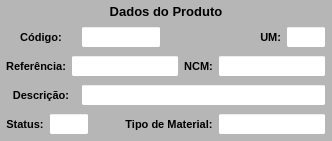
        <widget class="QWidget" name="widget_Cor1" native="true">
         <property name="sizePolicy">
          <sizepolicy hsizetype="Preferred" vsizetype="Preferred">
           <horstretch>0</horstretch>
           <verstretch>0</verstretch>
          </sizepolicy>
         </property>
         <property name="minimumSize">
          <size>
           <width>0</width>
           <height>0</height>
          </size>
         </property>
         <property name="maximumSize">
          <size>
           <width>430</width>
           <height>16777215</height>
          </size>
         </property>
         <property name="styleSheet">
          <string notr="true">background-color: rgb(182, 182, 182);</string>
         </property>
         <layout class="QVBoxLayout" name="verticalLayout_8">
          <property name="spacing">
           <number>1</number>
          </property>
          <property name="leftMargin">
           <number>1</number>
          </property>
          <property name="topMargin">
           <number>1</number>
          </property>
          <property name="rightMargin">
           <number>1</number>
          </property>
          <property name="bottomMargin">
           <number>3</number>
          </property>
          <item>
           <widget class="QWidget" name="widget_28" native="true">
            <property name="minimumSize">
             <size>
              <width>0</width>
              <height>0</height>
             </size>
            </property>
            <property name="maximumSize">
             <size>
              <width>16777215</width>
              <height>25</height>
             </size>
            </property>
            <property name="styleSheet">
             <string notr="true"/>
            </property>
            <layout class="QHBoxLayout" name="horizontalLayout_22">
             <property name="spacing">
              <number>3</number>
             </property>
             <property name="leftMargin">
              <number>3</number>
             </property>
             <property name="topMargin">
              <number>3</number>
             </property>
             <property name="rightMargin">
              <number>3</number>
             </property>
             <property name="bottomMargin">
              <number>3</number>
             </property>
             <item>
              <widget class="QLabel" name="label_53">
               <property name="maximumSize">
                <size>
                 <width>16777215</width>
                 <height>16777215</height>
                </size>
               </property>
               <property name="font">
                <font>
                 <pointsize>10</pointsize>
                 <weight>75</weight>
                 <bold>true</bold>
                </font>
               </property>
               <property name="text">
                <string>Dados do Produto</string>
               </property>
               <property name="alignment">
                <set>Qt::AlignCenter</set>
               </property>
              </widget>
             </item>
            </layout>
           </widget>
          </item>
          <item>
           <widget class="QWidget" name="widget_29" native="true">
            <property name="minimumSize">
             <size>
              <width>0</width>
              <height>0</height>
             </size>
            </property>
            <property name="maximumSize">
             <size>
              <width>16777215</width>
              <height>30</height>
             </size>
            </property>
            <property name="styleSheet">
             <string notr="true"/>
            </property>
            <layout class="QHBoxLayout" name="horizontalLayout_25">
             <property name="spacing">
              <number>5</number>
             </property>
             <property name="leftMargin">
              <number>5</number>
             </property>
             <property name="topMargin">
              <number>3</number>
             </property>
             <property name="rightMargin">
              <number>5</number>
             </property>
             <property name="bottomMargin">
              <number>3</number>
             </property>
             <item>
              <widget class="QLabel" name="label_57">
               <property name="minimumSize">
                <size>
                 <width>0</width>
                 <height>0</height>
                </size>
               </property>
               <property name="maximumSize">
                <size>
                 <width>70</width>
                 <height>16777215</height>
                </size>
               </property>
               <property name="font">
                <font>
                 <pointsize>8</pointsize>
                 <weight>75</weight>
                 <bold>true</bold>
                </font>
               </property>
               <property name="text">
                <string>Código:</string>
               </property>
               <property name="alignment">
                <set>Qt::AlignCenter</set>
               </property>
              </widget>
             </item>
             <item>
              <widget class="QLineEdit" name="line_Codigo_Estrut">
               <property name="sizePolicy">
                <sizepolicy hsizetype="Preferred" vsizetype="Preferred">
                 <horstretch>0</horstretch>
                 <verstretch>0</verstretch>
                </sizepolicy>
               </property>
               <property name="minimumSize">
                <size>
                 <width>0</width>
                 <height>0</height>
                </size>
               </property>
               <property name="maximumSize">
                <size>
                 <width>80</width>
                 <height>16777215</height>
                </size>
               </property>
               <property name="font">
                <font>
                 <pointsize>8</pointsize>
                </font>
               </property>
               <property name="styleSheet">
                <string notr="true">background-color: rgb(255, 255, 255);</string>
               </property>
               <property name="alignment">
                <set>Qt::AlignCenter</set>
               </property>
               <property name="placeholderText">
                <string/>
               </property>
              </widget>
             </item>
             <item>
              <widget class="QLabel" name="label_7">
               <property name="text">
                <string/>
               </property>
              </widget>
             </item>
             <item>
              <widget class="QLabel" name="label_23">
               <property name="minimumSize">
                <size>
                 <width>0</width>
                 <height>0</height>
                </size>
               </property>
               <property name="maximumSize">
                <size>
                 <width>30</width>
                 <height>16777215</height>
                </size>
               </property>
               <property name="font">
                <font>
                 <pointsize>8</pointsize>
                 <weight>75</weight>
                 <bold>true</bold>
                </font>
               </property>
               <property name="text">
                <string>UM:</string>
               </property>
               <property name="alignment">
                <set>Qt::AlignRight|Qt::AlignTrailing|Qt::AlignVCenter</set>
               </property>
              </widget>
             </item>
             <item>
              <widget class="QLineEdit" name="line_UM_Estrut">
               <property name="sizePolicy">
                <sizepolicy hsizetype="Preferred" vsizetype="Preferred">
                 <horstretch>0</horstretch>
                 <verstretch>0</verstretch>
                </sizepolicy>
               </property>
               <property name="minimumSize">
                <size>
                 <width>0</width>
                 <height>0</height>
                </size>
               </property>
               <property name="maximumSize">
                <size>
                 <width>40</width>
                 <height>16777215</height>
                </size>
               </property>
               <property name="font">
                <font>
                 <pointsize>8</pointsize>
                </font>
               </property>
               <property name="styleSheet">
                <string notr="true">background-color: rgb(255, 255, 255);</string>
               </property>
               <property name="alignment">
                <set>Qt::AlignCenter</set>
               </property>
              </widget>
             </item>
            </layout>
           </widget>
          </item>
          <item>
           <widget class="QWidget" name="widget_31" native="true">
            <property name="minimumSize">
             <size>
              <width>0</width>
              <height>0</height>
             </size>
            </property>
            <property name="maximumSize">
             <size>
              <width>16777215</width>
              <height>30</height>
             </size>
            </property>
            <property name="styleSheet">
             <string notr="true"/>
            </property>
            <layout class="QHBoxLayout" name="horizontalLayout_27">
             <property name="spacing">
              <number>5</number>
             </property>
             <property name="leftMargin">
              <number>5</number>
             </property>
             <property name="topMargin">
              <number>3</number>
             </property>
             <property name="rightMargin">
              <number>5</number>
             </property>
             <property name="bottomMargin">
              <number>3</number>
             </property>
             <item>
              <widget class="QLabel" name="label_58">
               <property name="minimumSize">
                <size>
                 <width>0</width>
                 <height>0</height>
                </size>
               </property>
               <property name="maximumSize">
                <size>
                 <width>70</width>
                 <height>16777215</height>
                </size>
               </property>
               <property name="font">
                <font>
                 <pointsize>8</pointsize>
                 <weight>75</weight>
                 <bold>true</bold>
                </font>
               </property>
               <property name="text">
                <string>Referência:</string>
               </property>
               <property name="alignment">
                <set>Qt::AlignCenter</set>
               </property>
              </widget>
             </item>
             <item>
              <widget class="QLineEdit" name="line_Referencia_Estrut">
               <property name="sizePolicy">
                <sizepolicy hsizetype="Preferred" vsizetype="Preferred">
                 <horstretch>0</horstretch>
                 <verstretch>0</verstretch>
                </sizepolicy>
               </property>
               <property name="minimumSize">
                <size>
                 <width>0</width>
                 <height>0</height>
                </size>
               </property>
               <property name="maximumSize">
                <size>
                 <width>16777215</width>
                 <height>16777215</height>
                </size>
               </property>
               <property name="font">
                <font>
                 <pointsize>8</pointsize>
                </font>
               </property>
               <property name="cursor">
                <cursorShape>IBeamCursor</cursorShape>
               </property>
               <property name="styleSheet">
                <string notr="true">background-color: rgb(255, 255, 255);</string>
               </property>
               <property name="inputMask">
                <string/>
               </property>
               <property name="text">
                <string/>
               </property>
               <property name="maxLength">
                <number>20</number>
               </property>
               <property name="frame">
                <bool>true</bool>
               </property>
               <property name="echoMode">
                <enum>QLineEdit::Normal</enum>
               </property>
               <property name="alignment">
                <set>Qt::AlignCenter</set>
               </property>
              </widget>
             </item>
             <item>
              <widget class="QLabel" name="label_62">
               <property name="minimumSize">
                <size>
                 <width>0</width>
                 <height>0</height>
                </size>
               </property>
               <property name="maximumSize">
                <size>
                 <width>40</width>
                 <height>16777215</height>
                </size>
               </property>
               <property name="font">
                <font>
                 <pointsize>8</pointsize>
                 <weight>75</weight>
                 <bold>true</bold>
                </font>
               </property>
               <property name="text">
                <string>NCM:</string>
               </property>
               <property name="alignment">
                <set>Qt::AlignCenter</set>
               </property>
              </widget>
             </item>
             <item>
              <widget class="QLineEdit" name="line_NCM_Estrut">
               <property name="sizePolicy">
                <sizepolicy hsizetype="Preferred" vsizetype="Preferred">
                 <horstretch>0</horstretch>
                 <verstretch>0</verstretch>
                </sizepolicy>
               </property>
               <property name="minimumSize">
                <size>
                 <width>0</width>
                 <height>0</height>
                </size>
               </property>
               <property name="maximumSize">
                <size>
                 <width>120</width>
                 <height>16777215</height>
                </size>
               </property>
               <property name="font">
                <font>
                 <pointsize>8</pointsize>
                </font>
               </property>
               <property name="styleSheet">
                <string notr="true">background-color: rgb(255, 255, 255);</string>
               </property>
               <property name="alignment">
                <set>Qt::AlignCenter</set>
               </property>
              </widget>
             </item>
            </layout>
           </widget>
          </item>
          <item>
           <widget class="QWidget" name="widget_30" native="true">
            <property name="minimumSize">
             <size>
              <width>0</width>
              <height>0</height>
             </size>
            </property>
            <property name="maximumSize">
             <size>
              <width>16777215</width>
              <height>30</height>
             </size>
            </property>
            <property name="styleSheet">
             <string notr="true"/>
            </property>
            <layout class="QHBoxLayout" name="horizontalLayout_26">
             <property name="spacing">
              <number>5</number>
             </property>
             <property name="leftMargin">
              <number>5</number>
             </property>
             <property name="topMargin">
              <number>3</number>
             </property>
             <property name="rightMargin">
              <number>5</number>
             </property>
             <property name="bottomMargin">
              <number>3</number>
             </property>
             <item>
              <widget class="QLabel" name="label_59">
               <property name="minimumSize">
                <size>
                 <width>0</width>
                 <height>0</height>
                </size>
               </property>
               <property name="maximumSize">
                <size>
                 <width>70</width>
                 <height>16777215</height>
                </size>
               </property>
               <property name="font">
                <font>
                 <pointsize>8</pointsize>
                 <weight>75</weight>
                 <bold>true</bold>
                </font>
               </property>
               <property name="text">
                <string>Descrição:</string>
               </property>
               <property name="alignment">
                <set>Qt::AlignCenter</set>
               </property>
              </widget>
             </item>
             <item>
              <widget class="QLineEdit" name="line_Descricao_Estrut">
               <property name="sizePolicy">
                <sizepolicy hsizetype="Preferred" vsizetype="Preferred">
                 <horstretch>0</horstretch>
                 <verstretch>0</verstretch>
                </sizepolicy>
               </property>
               <property name="minimumSize">
                <size>
                 <width>0</width>
                 <height>0</height>
                </size>
               </property>
               <property name="maximumSize">
                <size>
                 <width>16777215</width>
                 <height>16777215</height>
                </size>
               </property>
               <property name="font">
                <font>
                 <pointsize>8</pointsize>
                </font>
               </property>
               <property name="styleSheet">
                <string notr="true">background-color: rgb(255, 255, 255);</string>
               </property>
               <property name="alignment">
                <set>Qt::AlignLeading|Qt::AlignLeft|Qt::AlignVCenter</set>
               </property>
              </widget>
             </item>
            </layout>
           </widget>
          </item>
          <item>
           <widget class="QWidget" name="widget_32" native="true">
            <property name="minimumSize">
             <size>
              <width>0</width>
              <height>0</height>
             </size>
            </property>
            <property name="maximumSize">
             <size>
              <width>16777215</width>
              <height>30</height>
             </size>
            </property>
            <property name="styleSheet">
             <string notr="true"/>
            </property>
            <layout class="QHBoxLayout" name="horizontalLayout_28">
             <property name="spacing">
              <number>5</number>
             </property>
             <property name="leftMargin">
              <number>5</number>
             </property>
             <property name="topMargin">
              <number>3</number>
             </property>
             <property name="rightMargin">
              <number>5</number>
             </property>
             <property name="bottomMargin">
              <number>3</number>
             </property>
             <item>
              <widget class="QLabel" name="label_65">
               <property name="minimumSize">
                <size>
                 <width>0</width>
                 <height>0</height>
                </size>
               </property>
               <property name="maximumSize">
                <size>
                 <width>70</width>
                 <height>16777215</height>
                </size>
               </property>
               <property name="font">
                <font>
                 <pointsize>8</pointsize>
                 <weight>75</weight>
                 <bold>true</bold>
                </font>
               </property>
               <property name="text">
                <string>Status:</string>
               </property>
               <property name="alignment">
                <set>Qt::AlignCenter</set>
               </property>
              </widget>
             </item>
             <item>
              <widget class="QLineEdit" name="line_Status">
               <property name="sizePolicy">
                <sizepolicy hsizetype="Preferred" vsizetype="Preferred">
                 <horstretch>0</horstretch>
                 <verstretch>0</verstretch>
                </sizepolicy>
               </property>
               <property name="minimumSize">
                <size>
                 <width>0</width>
                 <height>0</height>
                </size>
               </property>
               <property name="maximumSize">
                <size>
                 <width>40</width>
                 <height>16777215</height>
                </size>
               </property>
               <property name="font">
                <font>
                 <pointsize>8</pointsize>
                </font>
               </property>
               <property name="styleSheet">
                <string notr="true">background-color: rgb(255, 255, 255);</string>
               </property>
               <property name="alignment">
                <set>Qt::AlignCenter</set>
               </property>
               <property name="placeholderText">
                <string/>
               </property>
              </widget>
             </item>
             <item>
              <widget class="QLabel" name="label">
               <property name="text">
                <string/>
               </property>
              </widget>
             </item>
             <item>
              <widget class="QLabel" name="label_60">
               <property name="minimumSize">
                <size>
                 <width>0</width>
                 <height>0</height>
                </size>
               </property>
               <property name="maximumSize">
                <size>
                 <width>100</width>
                 <height>16777215</height>
                </size>
               </property>
               <property name="font">
                <font>
                 <pointsize>8</pointsize>
                 <weight>75</weight>
                 <bold>true</bold>
                </font>
               </property>
               <property name="text">
                <string>Tipo de Material:</string>
               </property>
               <property name="alignment">
                <set>Qt::AlignCenter</set>
               </property>
              </widget>
             </item>
             <item>
              <widget class="QLineEdit" name="line_Tipo_Estrut">
               <property name="sizePolicy">
                <sizepolicy hsizetype="Preferred" vsizetype="Preferred">
                 <horstretch>0</horstretch>
                 <verstretch>0</verstretch>
                </sizepolicy>
               </property>
               <property name="minimumSize">
                <size>
                 <width>0</width>
                 <height>0</height>
                </size>
               </property>
               <property name="maximumSize">
                <size>
                 <width>180</width>
                 <height>16777215</height>
                </size>
               </property>
               <property name="font">
                <font>
                 <pointsize>8</pointsize>
                </font>
               </property>
               <property name="styleSheet">
                <string notr="true">background-color: rgb(255, 255, 255);</string>
               </property>
               <property name="alignment">
                <set>Qt::AlignCenter</set>
               </property>
              </widget>
             </item>
            </layout>
           </widget>
          </item>
         </layout>
        </widget>
